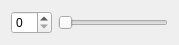
<?xml version="1.0" encoding="UTF-8"?>
<ui version="4.0">
 <class>smallWidget</class>
 <widget class="QWidget" name="smallWidget">
  <property name="geometry">
   <rect>
    <x>0</x>
    <y>0</y>
    <width>179</width>
    <height>38</height>
   </rect>
  </property>
  <property name="windowTitle">
   <string>Form</string>
  </property>
  <layout class="QHBoxLayout" name="horizontalLayout">
   <item>
    <widget class="QSpinBox" name="spinBox"/>
   </item>
   <item>
    <widget class="QSlider" name="horizontalSlider">
     <property name="orientation">
      <enum>Qt::Horizontal</enum>
     </property>
    </widget>
   </item>
  </layout>
 </widget>
 <resources/>
 <connections/>
</ui>
